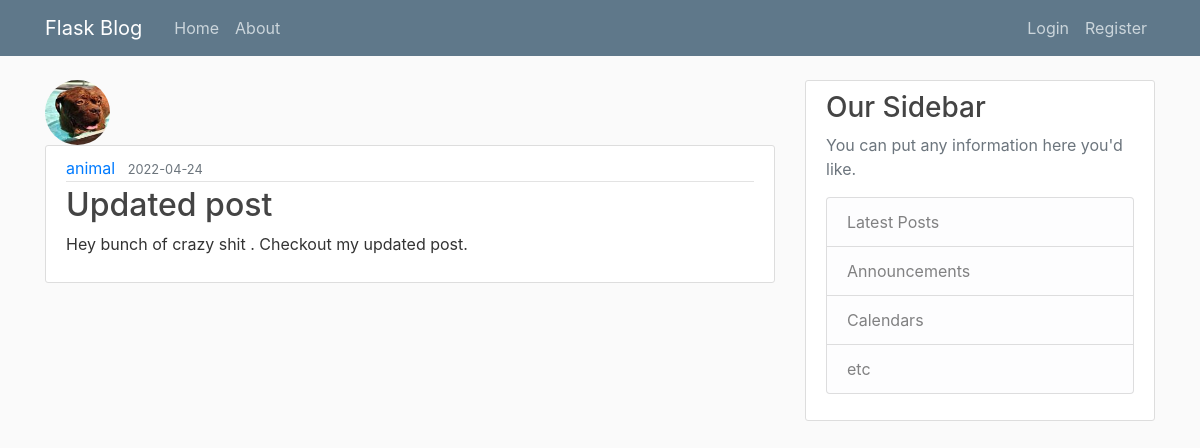
/post/1, run on the app's committed database.
### flaskblog/models.py (models this page shows, shortened)
class User(db.Model, UserMixin):
    id = db.Column(db.Integer, primary_key=True)
    username = db.Column(db.String(20), unique=True, nullable=False)
    email = db.Column(db.String(120), unique = True, nullable=False)
    image_file = db.Column(db.String(20), nullable= False, default= 'default.jpg')
    password = db.Column(db.String(60), nullable=False)
    posts = db.relationship('Post', backref='author', lazy=True)

class Post(db.Model):
    id = db.Column(db.Integer, primary_key=True)
    title = db.Column(db.String(100), nullable=False)
    date_posted = db.Column(db.DateTime, nullable=False, default = datetime.utcnow)
    content = db.Column(db.Text, nullable=False)
    user_id = db.Column(db.Integer, db.ForeignKey('user.id'), nullable = False)

### flaskblog/routes.py (the view)
@app.route("/post/<int:post_id>")
def post(post_id):
    post = Post.query.get_or_404(post_id)
    return render_template("post.html", title=post.title, post=post)

### flaskblog/templates/post.html (shortened to what this page needs)
{% extends "layout.html" %}
{% block content %}
    <img class="rounded-circle article-img" src="{{ url_for('static', filename='profile_pics/' + post.author.image_file) }}">
    <article class="media content-section">
      <div class="media-body">
        <div class="article-metadata">
            <a class="mr-2" href="{{ url_for('user_posts', username=post.author.username) }}">{{ post.author.username }}</a>
            <small class="text-muted">{{ post.date_posted.strftime('%Y-%m-%d') }}</small>
        </div>
        <h2 class="article-title">{{ post.title }}</h2>
        <p class="article-content">{{ post.content }}</p>
      </div>
    </article>
{% endblock content %}

### flaskblog/static/main.css (style rules this page uses)
body { background: #fafafa; color: #333333; margin-top: 5rem; }
h1, h2, h3, h4, h5, h6 { color: #444444; }
.content-section { background: #ffffff; padding: 10px 20px; border: 1px solid #dddddd; border-radius: 3px; margin-bottom: 20px; }
.article-title { color: #444444; }
.article-content { white-space: pre-line; }
.article-img { height: 65px; width: 65px; margin-right: 16px; }
.article-metadata { padding-bottom: 1px; margin-bottom: 4px; border-bottom: 1px solid #e3e3e3 }

### data on the page
User: image_file (picture), author.username "animal"
Post: date_posted "2022-04-24", title "Updated post", content "Hey bunch of crazy shit . Checkout my updated post."
